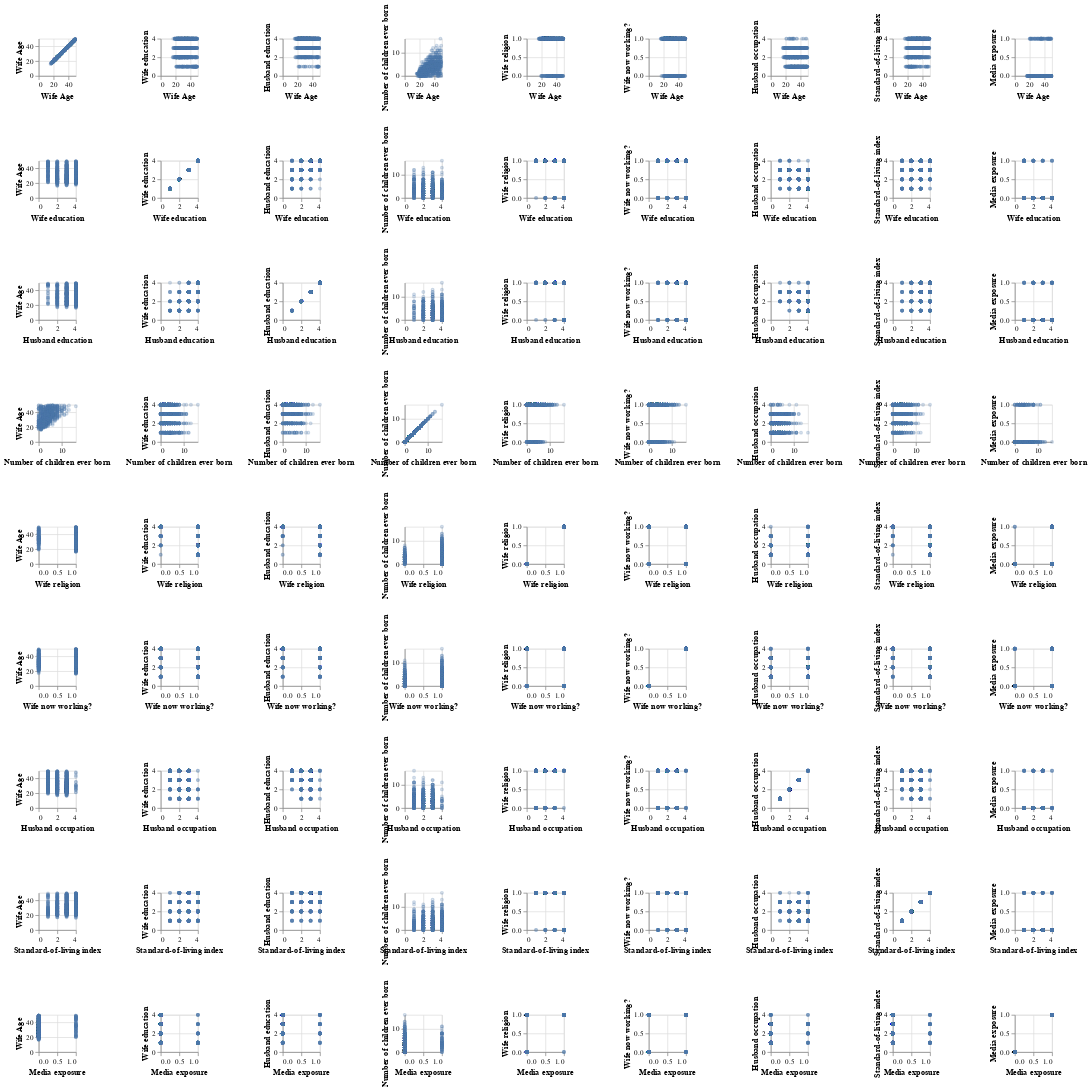

This figure's notebook cell:
### Markdown cell above
### 3.2 Plot the Scatter Plot and Correlation Plot of all features

### Code cell
alt.Chart(train_df).mark_point(opacity=0.3, size=10).encode(
    x=alt.X(alt.repeat("row"), type="quantitative"),
    y=alt.Y(alt.repeat("column"), type="quantitative"),
).properties(width=50, height=50).repeat(
    row=list(train_df.drop(columns=["Contraceptive method used"]).columns),
    column=list(train_df.drop(columns=["Contraceptive method used"]).columns),
)

### Figure 1 — Vega-Lite specification as saved in the notebook (floating-point values rounded to 4 significant figures; data arrays with more than 128 entries replaced by an {"elided": "..."} marker saying what was removed)
{"$schema": "https://vega.github.io/schema/vega-lite/v4.8.1.json", "config": {"view": {"continuousHeight": 300, "continuousWidth": 400}}, "datasets": {"data-2ecc569351b350be7a678684307e3d89": {"elided": "1031 records"}}, "repeat": {"column": ["Wife Age", "Wife education", "Husband education", "Number of children ever born", "Wife religion", "Wife now working?", "Husband occupation", "Standard-of-living index", "Media exposure"], "row": ["Wife Age", "Wife education", "Husband education", "Number of children ever born", "Wife religion", "Wife now working?", "Husband occupation", "Standard-of-living index", "Media exposure"]}, "spec": {"data": {"name": "data-2ecc569351b350be7a678684307e3d89"}, "encoding": {"x": {"field": {"repeat": "row"}, "type": "quantitative"}, "y": {"field": {"repeat": "column"}, "type": "quantitative"}}, "height": 50, "mark": {"opacity": 0.3, "size": 10, "type": "point"}, "width": 50}}
